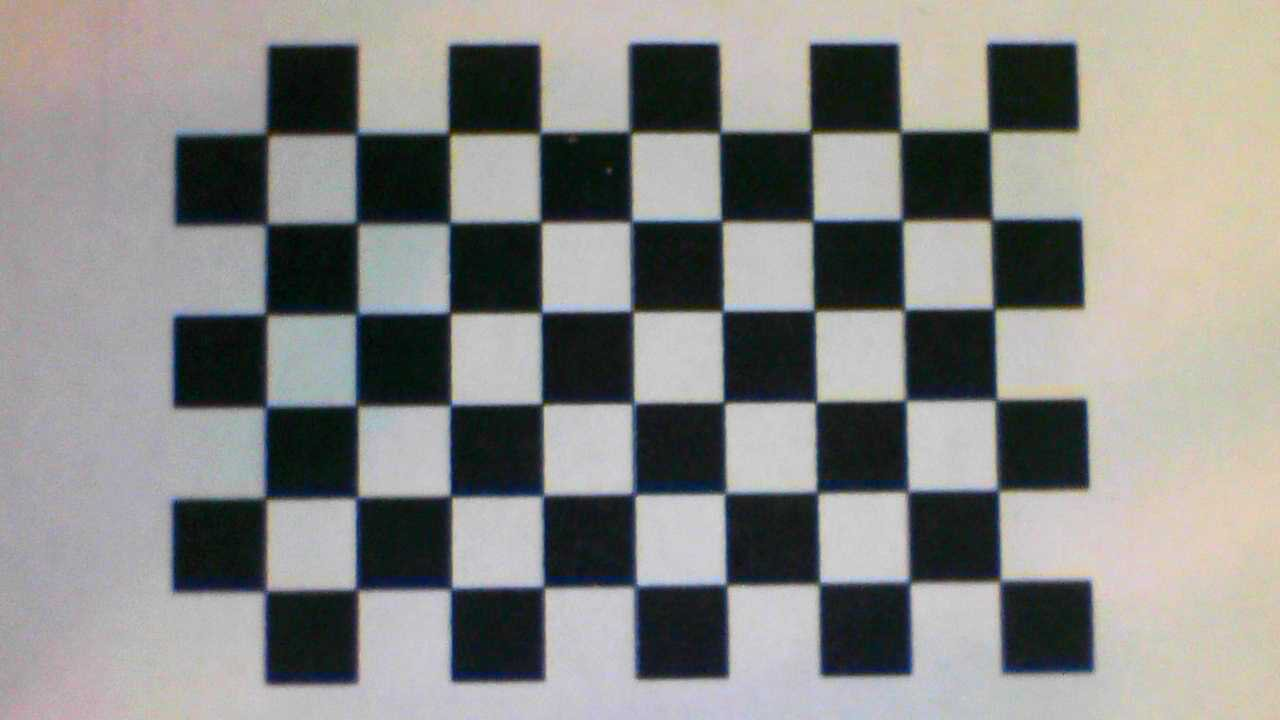
#> input picture software/drivers/crenova_iscope_endoscope_2Mpix/square_images/2017-04-14-222025.jpg, 1280 x 720 px; its folder holds only this picture in this run
$ python test_calibration.py   (Python 2 division)
#> lines starting #> are read from the running program, lines starting #| are printed output that depends on the picture; after the words box and inside, x2 and y2 are one past the last pixel; in counts of white or black regions, pixels touching at a corner belong together; long printed decimals are rounded
### software/utils/lcm_msgs.py
import numpy as np
import select
import time

import lcmtypes


KNOWN_MESSAGES = {
    'IMAGE_CALIB' : lcmtypes.image_t,
    'IMAGE_CROPPED' : lcmtypes.image_t,
    'IMAGE_NOOP' : lcmtypes.image_t,
    'IMAGE_RAW' : lcmtypes.image_t,
    'IMAGE_TRACKING' : lcmtypes.image_t,
    'IMAGE_POINTS_OF_INTEREST' : lcmtypes.image_points_2d_t,
    'POSITION_COMMAND' : lcmtypes.relative_position_t,
    'REQUEST_IMAGE' : lcmtypes.image_request_t,
    'TABLE_STATE' : lcmtypes.table_state_t,
    'TOOL_STATE' : lcmtypes.tool_state_t,
}

def auto_decode(channel, data):
    return KNOWN_MESSAGES[channel].decode(data)

# [4 lines left out: function auto_instantiate, not called in this run]

def utime_now():
    return long(time.time() * 1e6)

def nparray_to_image_t_data(frame):
    return frame.flatten()

# [14 lines left out: functions image_t_to_nparray, lcmobj_handle_msg, not called in this run]

### software/drivers/general_camera_tests/test_calibration.py
# http://opencv-python-tutroals.readthedocs.io/en/latest/py_tutorials/py_calib3d/py_calibration/py_calibration.html

# Part 1
import cv2
import glob
import numpy as np
import pickle

from utils import lcm_msgs


# Checkerboard corner column and row values
CBROW = 9
CBCOL = 6


# termination criteria
# 30 = max number of iterations
# 0.001 = min accuracy
criteria = (cv2.TERM_CRITERIA_EPS + cv2.TERM_CRITERIA_MAX_ITER, 30, 0.001)

# prepare object points, like (0, 0, 0), (1, 0, 0), (2, 0, 0) ...., (6, 5, 0)
objp = np.zeros((CBCOL * CBROW, 3), np.float32)
objp[:, :2] = np.mgrid[0:CBROW, 0:CBCOL].T.reshape(-1, 2)

# Arrays to store object points and image points from all the images.
objpoints = [] # 3d point in real world space
imgpoints = [] # 2d points in image plane.

images = glob.glob('../crenova_iscope_endoscope_2Mpix/square_images/*.jpg')

import ipdb; ipdb.set_trace()
for fname in images:
    img = cv2.imread(fname)
#> img is the input picture: shape (720, 1280, 3); mean B, G, R 133.7, 136.1, 136.1
    gray = cv2.cvtColor(img, cv2.COLOR_BGR2GRAY)
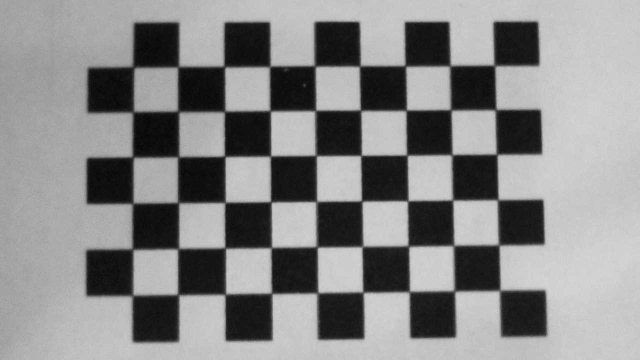
#> gray: shape (720, 1280) (shown at 1/2 size); min 4, max 215, mean 135.8

    # Find the chess board corners
    ret, corners = cv2.findChessboardCorners(gray, (CBROW, CBCOL), None)
#> ret = True; corners = 54 rows, first 8: [1000, 581], [909, 582.5], [819, 584], [726, 585], [635, 587], [543, 587], [450.5, 589], [356.5, 590.5]

    # If found, add object points, image points (after refining them)
    if ret == True:
        objpoints.append(objp)

        corners2 = cv2.cornerSubPix(gray, corners, (11, 11), (-1, -1), criteria)
#> corners2 = 54 rows, first 8: [999.9, 581.3], [909.4, 582.5], [819.2, 583.5], [726.4, 585.1], [635.7, 586.3], [544, 587.1], [451.2, 589], [356.6, 589.4]
        imgpoints.append(corners2)

        # Draw and display the corners
        img = cv2.drawChessboardCorners(img, (CBROW, CBCOL), corners2, ret)
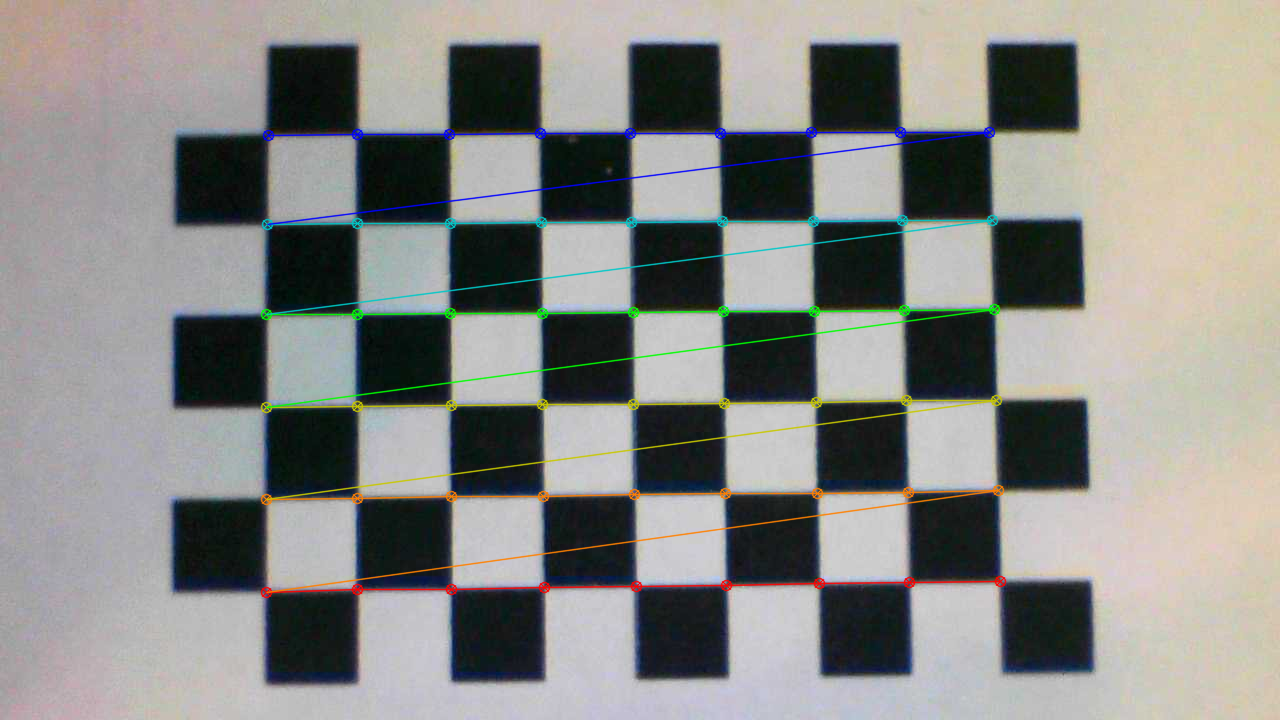
#> img: shape (720, 1280, 3); 3.08% of pixels changed, all inside (x1, y1, x2, y2) = (260, 126, 1007, 599)
        cv2.imshow('img'.format(fname), img)
        cv2.waitKey(500)
    else:
        print("File {} pattern not found!".format(fname))

cv2.destroyAllWindows()


# Part 2
import ipdb; ipdb.set_trace()
retval, matrix, distCoeffs, rvecs, tvecs = cv2.calibrateCamera(objpoints, imgpoints, gray.shape[::-1],None,None)
#> retval = 0.589; matrix = [[3608.4, 0, 856.5], [0, 3628.4, 365.3], [0, 0, 1]]; distCoeffs = [[-1.52, 95.3, 0.00362, -0.00788, -1883.6]]; rvecs = ([-0.132, 0.196, 3.12],); tvecs = ([1.58, 2.36, 39.47],)

print "retval", retval
#| retval 0.5891
# Output 3x3 floating-point camera matrix  A = [[f_x, 0,   c_x],
#                                               [0,   f_y, c_y],
#                                               [0,   0,   1  ]]
# fx, fy are the focal lengths expressed in pixel units
# (cx, cy) is a principal point that is usually at the image center
print "matrix", matrix
#| matrix [[3.60842696e+03 0.00000000e+00 8.56465081e+02]
#|  [0.00000000e+00 3.62842246e+03 3.65283657e+02]
#|  [0.00000000e+00 0.00000000e+00 1.00000000e+00]]
# distCoeffs - Output vector of distortion coefficients
#   (k_1, k_2, p_1, p_2[, k_3[, k_4, k_5, k_6]]) of 4, 5, or 8 elements.
# k_1, k_2, k_3, k_4, k_5, and k_6 are radial distortion coefficients. p_1 and
#   p_2 are tangential distortion coefficients. if the vector contains four
#   elements, it means that k_3=0.
print "distCoeffs", distCoeffs
#| distCoeffs [[-1.51731482e+00  9.53021722e+01  3.62000037e-03 -7.88341654e-03
#|   -1.88359241e+03]]
# rvecs - Output vector of rotation vectors (see Rodrigues()) estimated for
#   each pattern view (e.g. std::vector<cv::Mat>>). That is, each k-th rotation
#   vector together with the corresponding k-th translation vector (see the
#   next output parameter description) brings the calibration pattern from the
#   model coordinate space (in which object points are specified) to the world
#   coordinate space, that is, a real position of the calibration pattern in
#   the k-th pattern view (k=0.. M -1).
# tvecs - Output vector of translation vectors estimated for each pattern view.
print "rvecs", rvecs
#| rvecs (array([[-0.1316 ],
#|        [ 0.1965],
#|        [ 3.119]]),)
print "tvecs", tvecs
#| tvecs (array([[ 1.580],
#|        [ 2.363],
#|        [39.474 ]]),)

# Write out results to pickle
calibrationResults = {
    "retval": retval,
    "matrix": matrix,
    "distCoeffs": distCoeffs,
    "rvecs": rvecs,
    "tvecs": tvecs,
}
#> calibrationResults = {'retval': 0.589, 'matrix': [[3608.4, 0, 856.5], [0, 3628.4, 365.3], [0, 0, 1]], 'distCoeffs': [[-1.52, 95.3, 0.00362, -0.00788, -1883.6]], 'rvecs': ([-0.132, 0.196, 3.12],), 'tvecs': ([1.58, 2.36, 39.47],)}
now = lcm_msgs.utime_now()
pickle.dump(calibrationResults,
            open("calibration_results_{}.pickle".format(now), "wb"))


# Part 3
h = None
w = None
newCameraMatrix = None
roi = None
for fname in images:
    img = cv2.imread(fname)
    if h is None:
        h, w = img.shape[:2]
        newCameraMatrix, roi = cv2.getOptimalNewCameraMatrix(matrix, distCoeffs, (w, h), 1, (w, h))
#> newCameraMatrix = [[3355.1, 0, 881.4], [0, 2818, 388.1], [0, 0, 1]]; roi = (85, 104, 1193, 558)
        print "newCameraMatrix", newCameraMatrix
#| newCameraMatrix [[3.35509745e+03 0.00000000e+00 8.81406980e+02]
#|  [0.00000000e+00 2.81800607e+03 3.88122388e+02]
#|  [0.00000000e+00 0.00000000e+00 1.00000000e+00]]

    # Part 4
    # undistort
    dst = cv2.undistort(img, matrix, distCoeffs, None, newCameraMatrix)
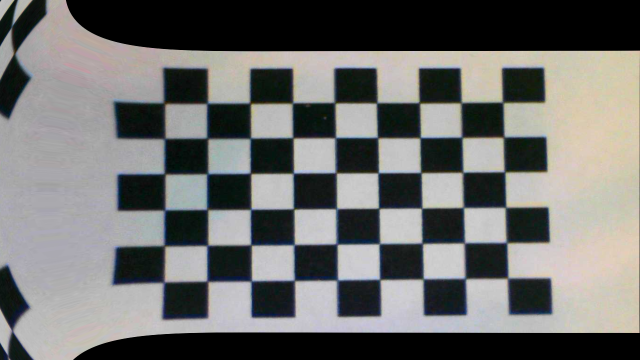
#> dst: shape (720, 1280, 3) (shown at 1/2 size); mean B, G, R 109.7, 111.3, 111

    # crop the image
    x, y, w, h = roi
#> x = 85; y = 104; w = 1193; h = 558
    dstCrop = dst[y:y + h, x:x + w]
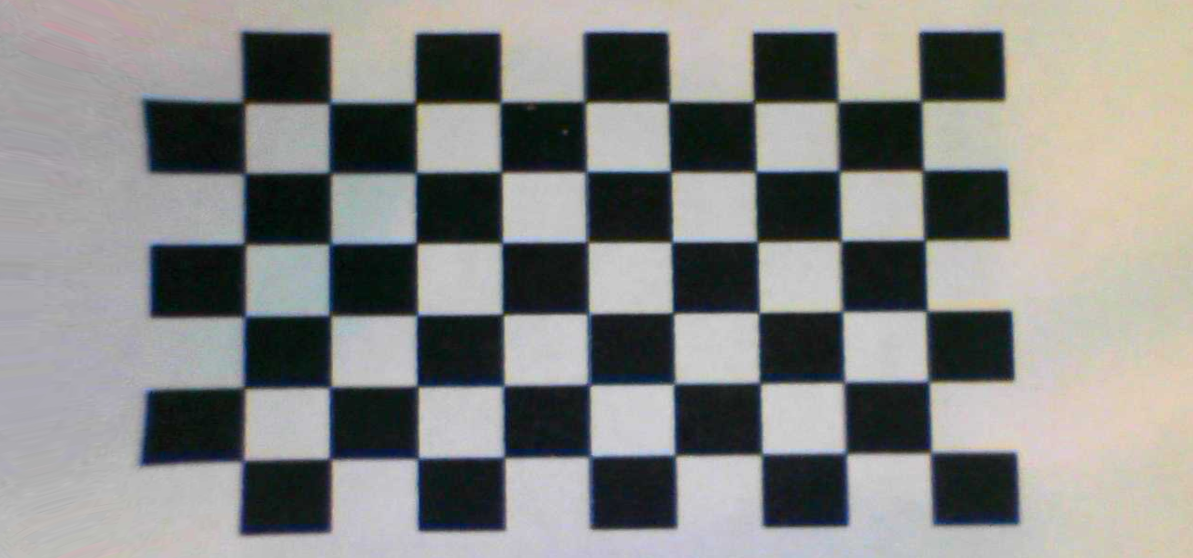
#> dstCrop: shape (558, 1193, 3); mean B, G, R 133.1, 135.4, 134.8
    cv2.imwrite('{}_calib.png'.format(fname.replace(".jpg", "")), dstCrop)
    cv2.imwrite('{}_calib_nocrop.png'.format(fname.replace(".jpg", "")), dst)


# Part 5
import ipdb; ipdb.set_trace()
tot_error = 0
for i in xrange(len(objpoints)):
    imgpoints2, _ = cv2.projectPoints(objpoints[i], rvecs[i], tvecs[i], matrix, distCoeffs)
    error = cv2.norm(imgpoints[i], imgpoints2, cv2.NORM_L2) / len(imgpoints2)
    tot_error += error
#> this loop made 1 pass
#> (error, tot_error) on pass 1: (0.0802, 0.0802)
#> after the loop, tot_error = 0.0802

print "mean error: ", tot_error / len(objpoints)
#| mean error:  0.08017

$ run again, on software/drivers/crenova_iscope_endoscope_2Mpix/square_images/2017-04-14-222048.jpg
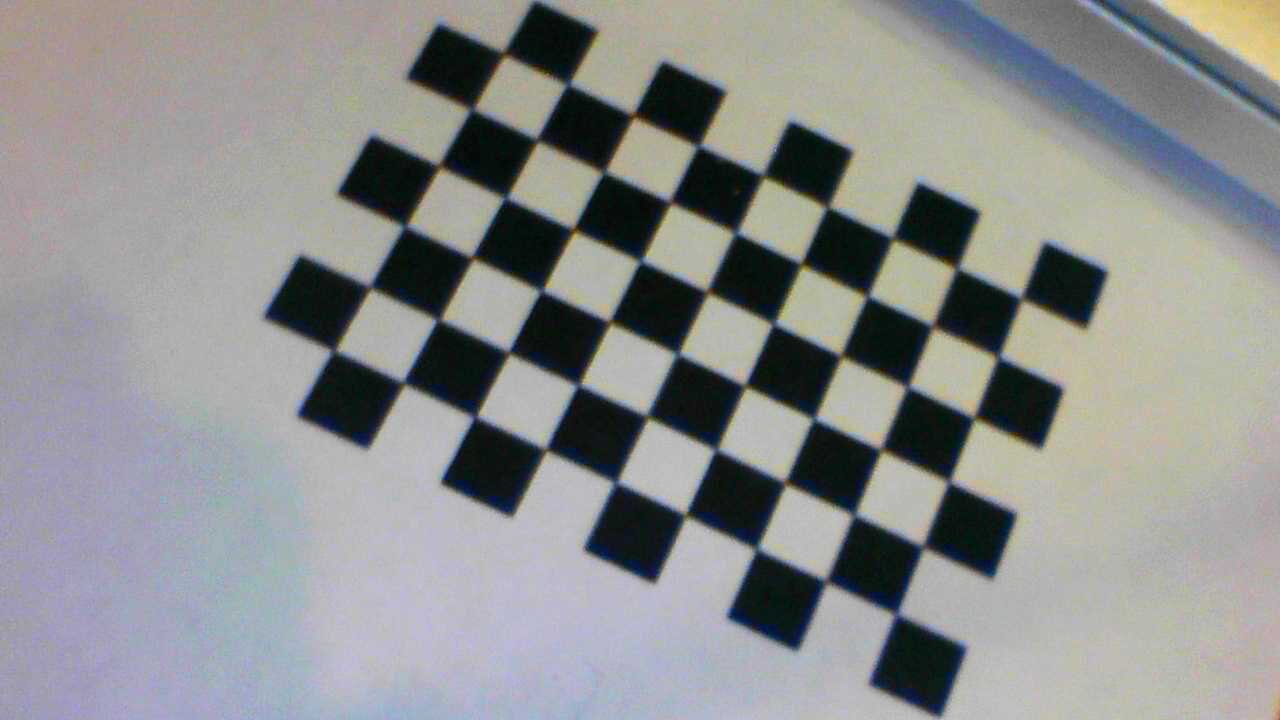
#> input picture software/drivers/crenova_iscope_endoscope_2Mpix/square_images/2017-04-14-222048.jpg, 1280 x 720 px
#> img is the input picture: shape (720, 1280, 3); mean B, G, R 141.5, 142, 140.3
#> ret = True; corners = 54 rows, first 8: [896, 613.5], [826, 581.5], [755.5, 548], [685.3, 514], [615.5, 482.5], [545.5, 449], [473.5, 417], [403.5, 382.5]
#> corners2 = 54 rows, first 8: [896.2, 614.2], [826, 581.6], [756.6, 549.2], [685.6, 515.4], [615.8, 482.8], [546, 449.9], [475.3, 416.8], [403.9, 383.2]
#> `img = cv2.drawChessboardCorners(img, (CBROW, CBCOL), corners2, ret)`:
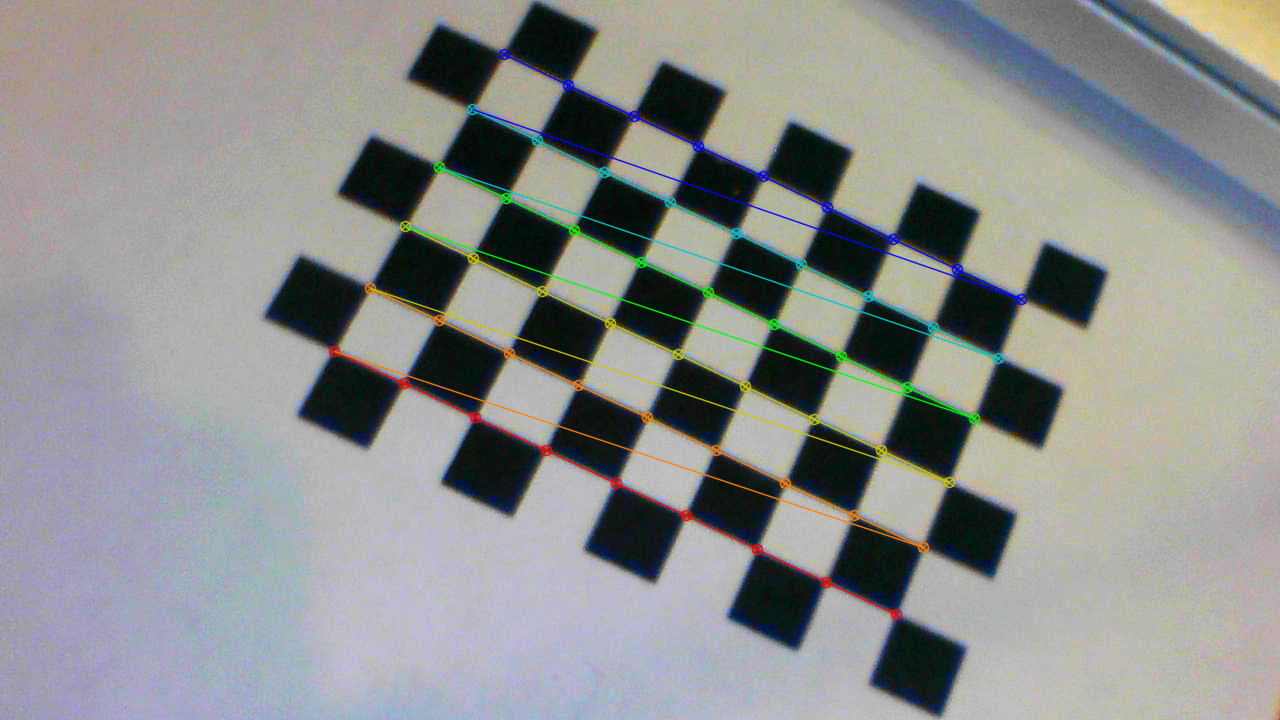
#> img: shape (720, 1280, 3); 2.46% of pixels changed, all inside (x1, y1, x2, y2) = (328, 48, 1028, 621)
#> retval = 0.557; matrix = [[1421, 0, 626.7], [0, 1396.9, 452.4], [0, 0, 1]]; distCoeffs = [[0.236, -5.84, -0.000718, -0.00272, 37.12]]; rvecs = ([0.103, -0.416, -2.67],); tvecs = ([3.47, 2.12, 18.3],)
#| retval 0.5573
#| matrix [[1.42098106e+03 0.00000000e+00 6.26696519e+02]
#|  [0.00000000e+00 1.39691314e+03 4.52427835e+02]
#|  [0.00000000e+00 0.00000000e+00 1.00000000e+00]]
#| distCoeffs [[ 2.36471992e-01 -5.83642830e+00 -7.18429722e-04 -2.71854619e-03
#|    3.71225519e+01]]
#| rvecs (array([[ 0.1027],
#|        [-0.4157  ],
#|        [-2.668]]),)
#| tvecs (array([[ 3.471],
#|        [ 2.121],
#|        [18.302]]),)
#> calibrationResults = {'retval': 0.557, 'matrix': [[1421, 0, 626.7], [0, 1396.9, 452.4], [0, 0, 1]], 'distCoeffs': [[0.236, -5.84, -0.000718, -0.00272, 37.12]], 'rvecs': ([0.103, -0.416, -2.67],), 'tvecs': ([3.47, 2.12, 18.3],)}
#> newCameraMatrix = [[1523.4, 0, 631.6], [0, 1400, 451.7], [0, 0, 1]]; roi = (179, 173, 883, 508)
#| newCameraMatrix [[1.52338028e+03 0.00000000e+00 6.31557639e+02]
#|  [0.00000000e+00 1.39998240e+03 4.51657111e+02]
#|  [0.00000000e+00 0.00000000e+00 1.00000000e+00]]
#> `x, y, w, h = roi`: x = 179; y = 173; w = 883; h = 508
#> `dstCrop = dst[y:y + h, x:x + w]`:
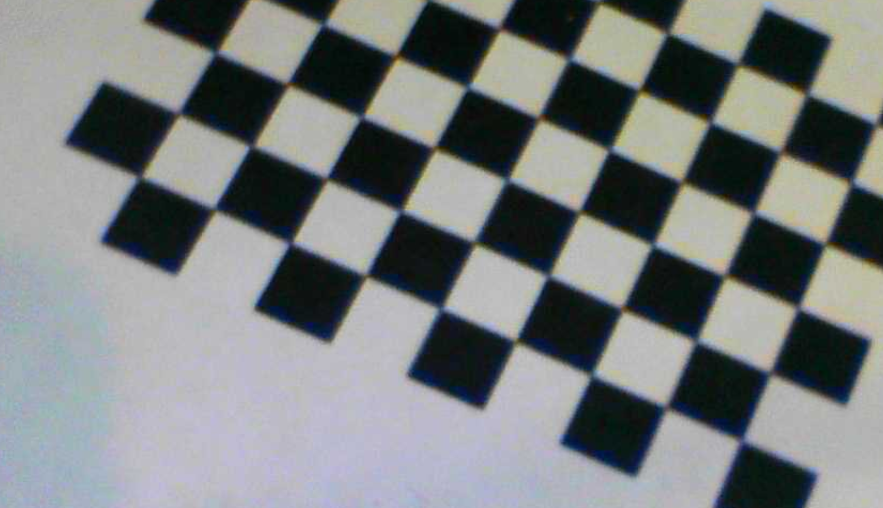
#> dstCrop: shape (508, 883, 3); mean B, G, R 126.3, 126, 121.8
#> the loop `for i in xrange(len(objpoints)):` made 1 pass
#> (error, tot_error) on pass 1: (0.0758, 0.0758)
#> after the loop `for i in xrange(len(objpoints)):`: tot_error = 0.0758
#| mean error:  0.07584
